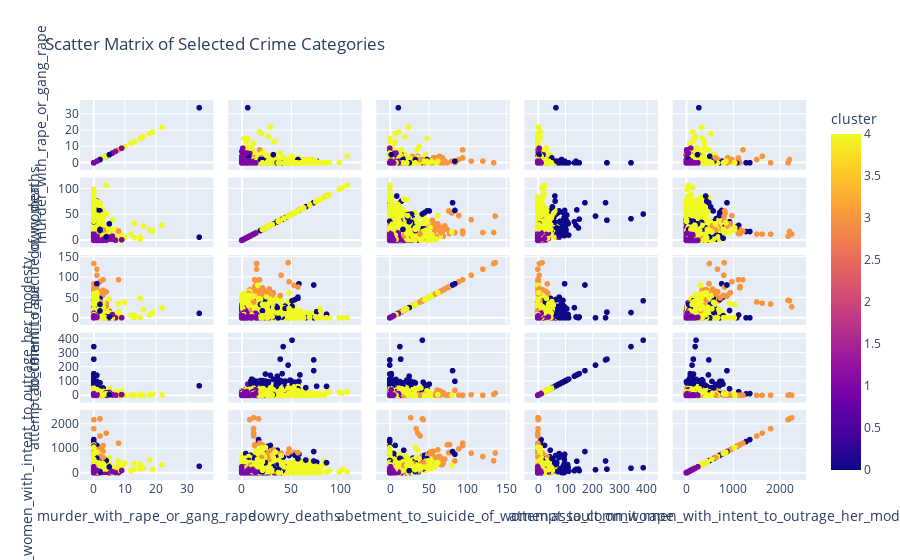

The cell this chart's notebook holds for it:
### Code cell
# Scatter Matrix
scatter_matrix_fig = px.scatter_matrix(
    data, dimensions=crime_columns[:5], color='cluster',
    title='Scatter Matrix of Selected Crime Categories'
)
scatter_matrix_fig.show()

### Figure 1 — Plotly figure (JSON) as saved in the notebook; plotly's stock layout.template omitted (floating-point values rounded to 4 significant figures; data arrays with more than 128 entries replaced by an {"elided": "..."} marker saying what was removed)
{"data": [{"dimensions": [{"axis": {"matches": true}, "label": "murder_with_rape_or_gang_rape", "values": {"elided": "4768 int values"}}, {"axis": {"matches": true}, "label": "dowry_deaths", "values": {"elided": "4768 int values"}}, {"axis": {"matches": true}, "label": "abetment_to_suicide_of_women", "values": {"elided": "4768 int values"}}, {"axis": {"matches": true}, "label": "attempt_to_commit_rape", "values": {"elided": "4768 int values"}}, {"axis": {"matches": true}, "label": "assault_on_women_with_intent_to_outrage_her_modesty", "values": {"elided": "4768 int values"}}], "hovertemplate": "%{xaxis.title.text}=%{x}<br>%{yaxis.title.text}=%{y}<br>cluster=%{marker.color}<extra></extra>", "legendgroup": "", "marker": {"color": {"elided": "4768 int values"}, "coloraxis": "coloraxis", "symbol": "circle"}, "name": "", "showlegend": false, "type": "splom"}], "layout": {"coloraxis": {"colorbar": {"title": {"text": "cluster"}}, "colorscale": [[0, "#0d0887"], [0.1111, "#46039f"], [0.2222, "#7201a8"], [0.3333, "#9c179e"], [0.4444, "#bd3786"], [0.5556, "#d8576b"], [0.6667, "#ed7953"], [0.7778, "#fb9f3a"], [0.8889, "#fdca26"], [1, "#f0f921"]]}, "dragmode": "select", "legend": {"tracegroupgap": 0}, "title": {"text": "Scatter Matrix of Selected Crime Categories"}}}
